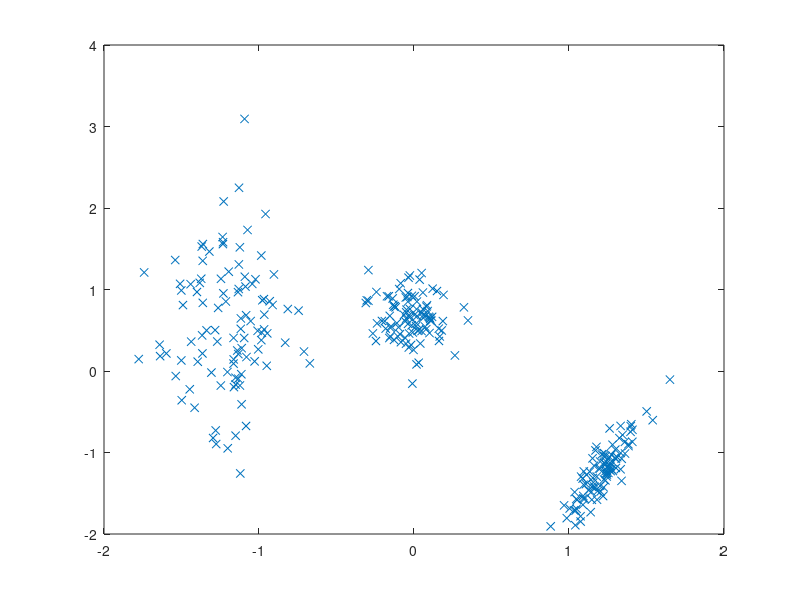

MATLAB code to generate this figure: (Note: this script raises an error after producing the figure.)
function [network, y] = gmm_unconstrained()
%clear all
clc

n_samples = 100;

%% generate random data
mu_r = [1, 3];
sigma_r = [1.5, 1.3; 1.3, 1.5];
w_r = [1]; % has to sum to one

train.x = mvnrnd(mu_r, sigma_r, n_samples);

mu_r = [-10, 10];
sigma_r = [1, 0 ; 0 ,1];
train.x = [train.x ; mvnrnd(mu_r, sigma_r, n_samples)];


mu_r = [-20, 10];
sigma_r = [3, 0 ; 0 ,7];
train.x = [train.x ; mvnrnd(mu_r, sigma_r, n_samples)];


% normalize
train.x = bsxfun( @times, (bsxfun(@plus, train.x, -mean(train.x))), 1./std(train.x));

% plot
figure(1)
plot(train.x(:,1),train.x(:,2),'x')

w_r = permute(w_r, [1 3 2] );

% conf parameters
n_dim = 2;
n_kernels = 3;

%% define model
network= NetworkModel( );

[p_x] = network.add_node(GmmLayer(n_dim, n_kernels, 'full'));
[loss]= network.add_node(NegLogLoss(p_x));


%model.layers{1}.params.w = 1; %rand(1, 1, n_kernels);

p_x.node.const.x = train.x;

%% compute forward pass
y = network.forward();

%% compute backward pass
dy_dw = network.backward(loss);

%% gradient check
n_params= network.n_params;

grad_check(@loss_dloss, n_params, 200, network, loss);

%% run training

w0 = rand(n_params, 1);
f = @(x)loss_dloss(x, network, loss);

options = optimset('Display','iter', 'MaxIter', 100, 'GradObj','on');

[x, fval] = fminunc(f, w0, options);

y = loss_eval(x, network);

%% graph
if n_dim == 2
    figure(2)
    dx= 0.1;
    [x1aux,x2aux] = meshgrid([-2:dx:2],[-2:dx:2]);
    
    caux=cat(2,x1aux',x2aux');
    X_plot=reshape(caux,[],2);

    y_plot= prob_eval(X_plot, network, p_x);
    y_plot= reshape(y_plot, size(x1aux,2), size(x1aux,1))';

    mesh(x1aux,x2aux,y_plot)
    hold on
    plot(train.x(:,1), train.x(:,2),'x');
    contour(x1aux,x2aux,y_plot,[0 0])
    hold off

    figure(1)
end

end



function y = loss_eval(w, network)
    network.vect2params(w);
    y = network.forward();
    
end

function y = prob_eval(x, network, target)
    network.nodes{1}.const.x = x;
    y = network.forward(target);
    y = y{1};
end

function dy = dloss_eval(w, network)
    network.vect2params(w);
    y = network.forward();
    dy = backward(network); 
end

function [loss, dloss] = loss_dloss(w, network, target)
    % forward pass
    network.vect2params(w);
    y = network.forward(target);
    loss = y{1};
    % backward pass
    %if nargout == 2
    dloss = network.backward(target); 
    %end
end